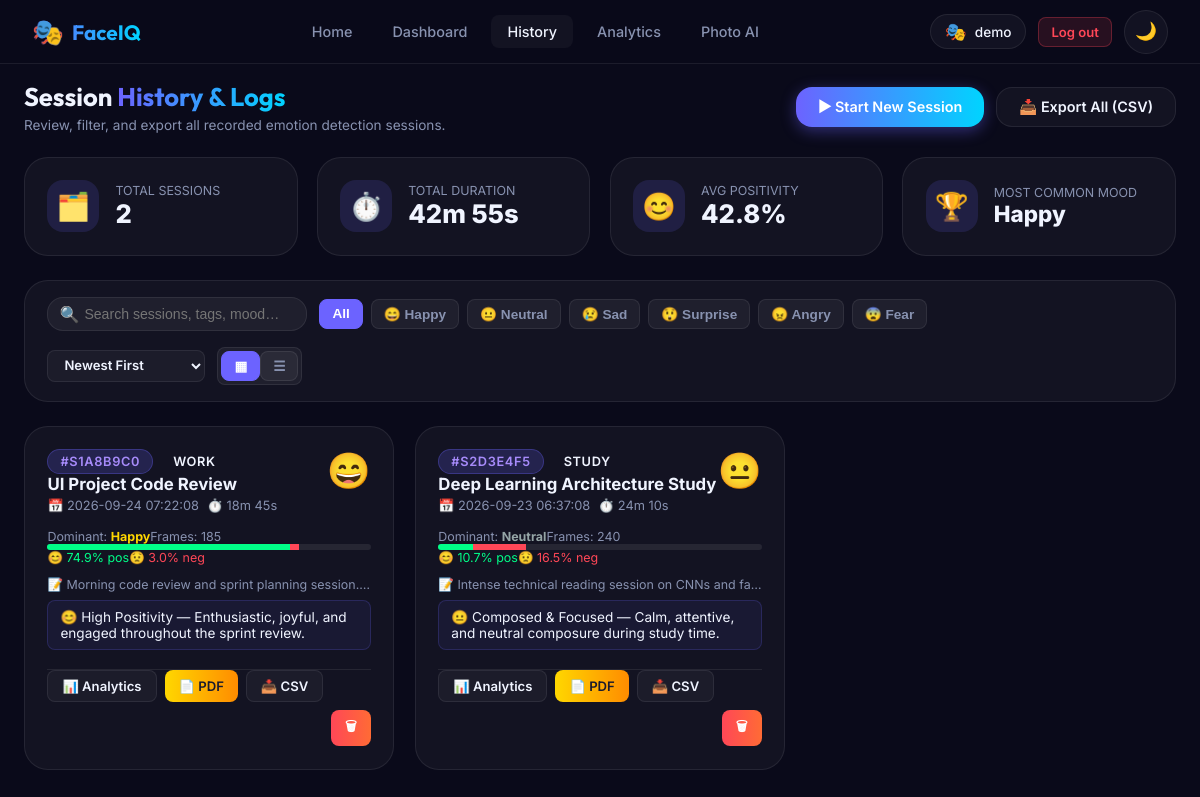
Screenshot of /history (signed in) with the database file from the repository.
### models.py (models this page shows, shortened)
class User(UserMixin, db.Model):
    __tablename__ = 'users'
    id = db.Column(db.Integer, primary_key=True)
    username = db.Column(db.String(80), unique=True, nullable=False, index=True)
    email = db.Column(db.String(120), unique=True, nullable=False, index=True)
    full_name = db.Column(db.String(120), default='')
    password_hash = db.Column(db.String(256), nullable=False)
    created_at = db.Column(db.DateTime, default=datetime.utcnow)
    avatar = db.Column(db.String(255), default='🎭')
    bio = db.Column(db.String(255), default='FaceIQ AI Emotion Explorer')
    sessions = db.relationship('SessionRecord', backref='user', lazy=True, cascade='all, delete-orphan')
    setting = db.relationship('UserSetting', backref='user', uselist=False, cascade='all, delete-orphan')

class SessionRecord(db.Model):
    __tablename__ = 'session_records'
    id = db.Column(db.String(36), primary_key=True)
    user_id = db.Column(db.Integer, db.ForeignKey('users.id'), nullable=True, index=True)
    title = db.Column(db.String(120), default='Emotion Detection Session')
    category = db.Column(db.String(50), default='General')  # e.g., Focus, Meeting, Gaming, Relax, General
    notes = db.Column(db.Text, default='')
    start_time = db.Column(db.DateTime, default=datetime.utcnow)
    end_time = db.Column(db.DateTime, nullable=True)
    dominant = db.Column(db.String(30), default='neutral')
    mood_text = db.Column(db.String(255), default='')
    positive_pct = db.Column(db.Float, default=0.0)
    negative_pct = db.Column(db.Float, default=0.0)
    total_frames = db.Column(db.Integer, default=0)
    stress_alert = db.Column(db.Boolean, default=False)
    distribution_json = db.Column(db.Text, default='{}')
    emotion_log_json = db.Column(db.Text, default='[]')
    snapshots_json = db.Column(db.Text, default='[]')
    @property
    def duration_seconds(self):
        if self.start_time and self.end_time:
            return max(0, int((self.end_time - self.start_time).total_seconds()))
        return 0
    @property
    def formatted_duration(self):
        secs = self.duration_seconds
        m = secs // 60
        s = secs % 60
        return f"{m}m {s}s" if m > 0 else f"{s}s"
    def get_distribution(self):
        try:
            return json.loads(self.distribution_json or '{}')
        except Exception:
            return {}
    def get_emotion_log(self):
        try:
            return json.loads(self.emotion_log_json or '[]')
        except Exception:
            return []
    def get_snapshots(self):
        try:
            return json.loads(self.snapshots_json or '[]')
        except Exception:
            return []
    def to_dict(self):
        dist = self.get_distribution()
        snapshots = self.get_snapshots()
        log = self.get_emotion_log()
        return {
            'id': self.id,
            'user_id': self.user_id,
            'title': self.title,
            'category': self.category,
            'notes': self.notes,
            'start_time': self.start_time.isoformat() if self.start_time else '',
            'end_time': self.end_time.isoformat() if self.end_time else '',
            'duration_seconds': self.duration_seconds,
            'formatted_duration': self.formatted_duration,
            'dominant': self.dominant or 'neutral',
            'mood_text': self.mood_text or '',
            'positive_pct': round(self.positive_pct or 0.0, 1),
            'negative_pct': round(self.negative_pct or 0.0, 1),
            'total_frames': self.total_frames or len(log),
            'stress_alert': bool(self.stress_alert),
            'distribution': dist,
            'snapshots': snapshots,
            'emotion_log_count': len(log)
        }

### app.py (the view)
@app.route("/history")
@login_required
def history():
    sessions = session_mgr.list_sessions(user_id=current_user.id)
    if not sessions:
        sessions = session_mgr.list_sessions()
    def _fmt_duration(secs):
        secs = secs or 0
        m = secs // 60
        s = secs % 60
        return f"{m}m {s}s" if m > 0 else f"{s}s"
    for s in sessions:
        s.setdefault("title", "Emotion Session")
        s.setdefault("category", "General")
        s.setdefault("notes", "")
        s.setdefault("dominant", "neutral")
        s.setdefault("mood_text", "")
        s.setdefault("start_time", "")
        s.setdefault("end_time", "")
        s.setdefault("positive_pct", 0.0)
        s.setdefault("negative_pct", 0.0)
        s.setdefault("total_frames", 0)
        s.setdefault("stress_alert", False)
        s.setdefault("snapshots", [])
        dur = s.get("duration_seconds") or 0
        s.setdefault("formatted_duration", _fmt_duration(dur))
        s["positive_pct"] = round(float(s["positive_pct"] or 0), 1)
        s["negative_pct"] = round(float(s["negative_pct"] or 0), 1)
    total_seconds = sum(s.get("duration_seconds", 0) or 0 for s in sessions)
    m = total_seconds // 60
    s_rem = total_seconds % 60
    total_duration_str = f"{m}m {s_rem}s" if m > 0 else f"{s_rem}s"
    positives = [s.get("positive_pct", 0) for s in sessions]
    avg_positivity = round(sum(positives) / len(positives), 1) if positives else 0.0
    mood_counts = {}
    for s in sessions:
        d = s.get("dominant", "neutral")
        mood_counts[d] = mood_counts.get(d, 0) + 1
    top_mood = max(mood_counts, key=mood_counts.get) if mood_counts else "neutral"
    return render_template(
        "history.html",
        sessions=sessions,
        total_duration_str=total_duration_str,
        avg_positivity=avg_positivity,
        top_mood=top_mood
    )

### app.py (called while the page is built)
@login_manager.user_loader
def load_user(user_id):
    return User.query.get(int(user_id))

### templates/history.html (shortened to what this page needs)
<!DOCTYPE html>
<html lang="en">
<head>
  <link rel="stylesheet" href="/static/css/style.css"/>
</head>
<body>
<nav class="navbar">
  <div class="nav-brand">
    <a href="/" style="text-decoration:none; display:flex; align-items:center; gap:8px; color:inherit;">
      <span class="logo-icon">🎭</span> FaceIQ
    </a>
  </div>
  <div class="nav-links">
    <a href="/" class="nav-link">Home</a>
    <a href="/dashboard" class="nav-link">Dashboard</a>
    <a href="/history" class="nav-link active">History</a>
    <a href="/analytics" class="nav-link">Analytics</a>
    <a href="/photo_analyzer" class="nav-link">Photo AI</a>
  </div>
  <div class="nav-actions">
    {% if current_user.is_authenticated %}
    <div class="nav-auth">
      <a href="/profile" class="user-badge" title="User Profile">
        <span class="user-avatar-icon">{{ current_user.avatar or '🎭' }}</span>
        <span>{{ current_user.username }}</span>
      </a>
      <a href="/logout" class="nav-logout" title="Log Out">Log out</a>
    </div>
    {% else %}
    <a href="/login" class="btn btn-secondary btn-sm">Sign in</a>
    {% endif %}
    <button class="theme-toggle" id="themeToggle" title="Toggle theme">🌙</button>
  </div>
</nav>
<div class="history-layout">
  <div class="flex items-center gap-4" style="justify-content:space-between; flex-wrap:wrap;">
    <div>
      <h1 class="section-title" style="margin-bottom:0.25rem;">
        Session <span class="highlight">History &amp; Logs</span>
      </h1>
      <p class="text-muted">Review, filter, and export all recorded emotion detection sessions.</p>
    </div>
    <div class="flex gap-3 flex-wrap">
      <a href="/dashboard" class="btn btn-primary">
        ▶ Start New Session
      </a>
      <button class="btn btn-secondary" id="btnExportAllCsv" onclick="exportAllCsv()">
        📥 Export All (CSV)
      </button>
    </div>
  </div>
  <div class="stats-grid-4">
    <div class="stat-card-glass">
      <div class="stat-card-icon" style="color:var(--accent-primary);">🗂️</div>
      <div>
        <div class="text-muted text-xs">TOTAL SESSIONS</div>
        <div style="font-size:1.6rem; font-weight:800;" id="statTotalSessions">{{ sessions|length }}</div>
      </div>
    </div>
    <div class="stat-card-glass">
      <div class="stat-card-icon" style="color:var(--accent-secondary);">⏱️</div>
      <div>
        <div class="text-muted text-xs">TOTAL DURATION</div>
        <div style="font-size:1.6rem; font-weight:800;" id="statTotalDuration">{{ total_duration_str }}</div>
      </div>
    </div>
    <div class="stat-card-glass">
      <div class="stat-card-icon" style="color:var(--accent-green);">😊</div>
      <div>
        <div class="text-muted text-xs">AVG POSITIVITY</div>
        <div style="font-size:1.6rem; font-weight:800;" id="statAvgPositivity">{{ avg_positivity }}%</div>
      </div>
    </div>
    <div class="stat-card-glass">
      <div class="stat-card-icon" style="color:var(--accent-gold);">🏆</div>
      <div>
        <div class="text-muted text-xs">MOST COMMON MOOD</div>
        <div style="font-size:1.4rem; font-weight:800; text-transform:capitalize;" id="statTopMood">{{ top_mood }}</div>
      </div>
    </div>
  </div>
  <div class="history-toolbar">
    <div class="flex items-center gap-3 flex-wrap">
      <div style="position:relative;">
        <span style="position:absolute; left:12px; top:50%; transform:translateY(-50%); color:var(--text-muted);">🔍</span>
        <input type="text" id="historySearch" class="history-search-input" placeholder="Search sessions, tags, mood…"/>
      </div>
      <div class="flex gap-2 flex-wrap" id="emotionPills">
        <button class="view-toggle-btn active" data-filter="all">All</button>
        <button class="view-toggle-btn" data-filter="happy">😄 Happy</button>
        <button class="view-toggle-btn" data-filter="neutral">😐 Neutral</button>
        <button class="view-toggle-btn" data-filter="sad">😢 Sad</button>
        <button class="view-toggle-btn" data-filter="surprise">😲 Surprise</button>
        <button class="view-toggle-btn" data-filter="angry">😠 Angry</button>
        <button class="view-toggle-btn" data-filter="fear">😨 Fear</button>
      </div>
    </div>
    <div class="flex items-center gap-3">
      <select id="sortSelect" class="btn btn-secondary btn-sm" style="padding:6px 12px; cursor:pointer;">
        <option value="newest">Newest First</option>
      </select>
      <div class="flex gap-1" style="background:rgba(255,255,255,0.05); padding:3px; border-radius:var(--radius-sm); border:1px solid var(--border);">
        <button class="view-toggle-btn active" id="btnViewGrid" title="Card Grid View">▦</button>
        <button class="view-toggle-btn" id="btnViewTable" title="Table View">☰</button>
      </div>
    </div>
  </div>
  {% if sessions %}
  <div class="session-cards-grid" id="gridContainer">
    {% for s in sessions %}
    <div class="history-card" data-id="{{ s.id }}" data-dominant="{{ s.dominant }}" data-title="{{ s.title }}" data-mood="{{ s.mood_text }}" data-pos="{{ s.positive_pct }}" data-dur="{{ s.duration_seconds }}">
      <div class="history-card-header">
        <div>
          <div class="flex items-center gap-2 mb-1">
            <span class="badge badge-purple">#{{ s.id }}</span>
            <span class="badge badge-cyan">{{ s.category or 'General' }}</span>
          </div>
          <div class="history-card-title">{{ s.title or 'Emotion Session' }}</div>
          <div class="history-card-meta">
            <span>📅 {{ (s.start_time or '')[:19] | replace('T', ' ') }}</span>
            <span>⏱️ {{ s.get('formatted_duration') or (((s.get('duration_seconds') or 0) // 60)|string + 'm ' + ((s.get('duration_seconds') or 0) % 60)|string + 's') }}</span>
          </div>
        </div>
        <div style="font-size:2.2rem; text-align:center;">
          {% if s.dominant == 'happy' %}😄
          {% elif s.dominant == 'sad' %}😢
          {% elif s.dominant == 'angry' %}😠
          {% elif s.dominant == 'surprise' %}😲
          {% elif s.dominant == 'fear' %}😨
          {% elif s.dominant == 'disgust' %}🤢
          {% else %}😐{% endif %}
        </div>
      </div>
      <div class="history-card-body">
        <div style="margin-bottom:0.75rem;">
          <div class="flex items-center justify-between text-xs text-muted mb-1">
            <span>Dominant: <strong class="emo-{{ s.dominant }}">{{ s.dominant|capitalize }}</strong></span>
            <span>Frames: {{ s.total_frames }}</span>
          </div>
          <div style="height:6px; background:rgba(255,255,255,0.08); border-radius:3px; overflow:hidden; display:flex;">
            <div style="width:{{ s.positive_pct or 0 }}%; background:var(--accent-green);" title="Positive {{ s.positive_pct or 0 }}%"></div>
            <div style="width:{{ s.negative_pct or 0 }}%; background:var(--accent-red);" title="Negative {{ s.negative_pct or 0 }}%"></div>
          </div>
          <div class="flex justify-between text-xs text-muted mt-1">
            <span style="color:var(--accent-green);">😊 {{ s.positive_pct or 0 }}% pos</span>
            <span style="color:var(--accent-red);">😟 {{ s.negative_pct or 0 }}% neg</span>
          </div>
        </div>
        {% if s.notes %}
        <p class="text-muted text-xs truncate" style="margin-bottom:0.5rem;" title="{{ s.notes }}">
          📝 {{ s.notes }}
        </p>
        {% endif %}
        <div style="font-size:0.85rem; padding:8px 12px; border-radius:var(--radius-sm); background:rgba(108,99,255,0.08); border:1px solid rgba(108,99,255,0.2);">
          {{ s.mood_text or 'Session recorded successfully.' }}
        </div>
      </div>
      <div class="history-card-actions">
        <a href="/analytics?session={{ s.id }}" class="btn btn-secondary btn-sm" title="Deep Analytics">
          📊 Analytics
        </a>
        <a href="/api/export_pdf/{{ s.id }}" class="btn btn-gold btn-sm" title="Download PDF Mood Report">
          📄 PDF
        </a>
        <a href="/api/export_csv/{{ s.id }}" class="btn btn-secondary btn-sm" title="Export Raw CSV Data">
          📥 CSV
        </a>
        <button class="btn btn-danger btn-sm" onclick="promptDelete('{{ s.id }}')" title="Delete Session" style="margin-left:auto;">
          🗑
        </button>
      </div>
    </div>
    {% endfor %}
  </div>
  {% endif %}
</div>
</body>
</html>

### rows the page displays
User: avatar "🎭", username "demo"
SessionRecord: dominant "Happy", id "S1A8B9C0", category "WORK", title "UI Project Code Review", start_time "2026-09-24 07:22:08", get "18m 45s", total_frames "185", positive_pct "74.9", negative_pct "3.0", notes "Morning code review and sprint planning session.…", mood_text "😊 High Positivity — Enthusiastic, joyful, and engaged throughout the sprint review."
SessionRecord: id "S2D3E4F5", category "STUDY", title "Deep Learning Architecture Study", start_time "2026-09-23 06:37:08", get "24m 10s", dominant "Neutral", total_frames "240", positive_pct "10.7", negative_pct "16.5", notes "Intense technical reading session on CNNs and f…", mood_text "😐 Composed & Focused — Calm, attentive, and neutral composure during study time."

### other values shown
{{ sessions|length }} "2"
{{ total_duration_str }} "42m 55s"
{{ avg_positivity }} "42.8"
